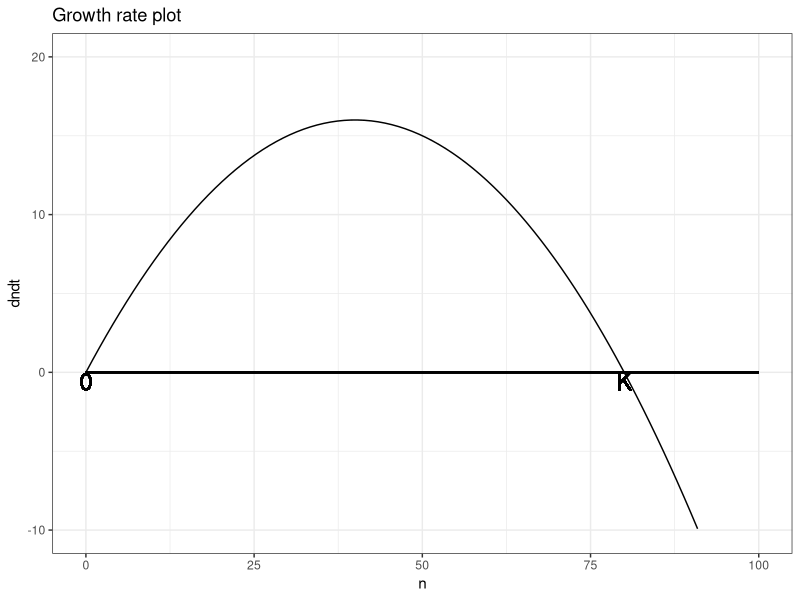
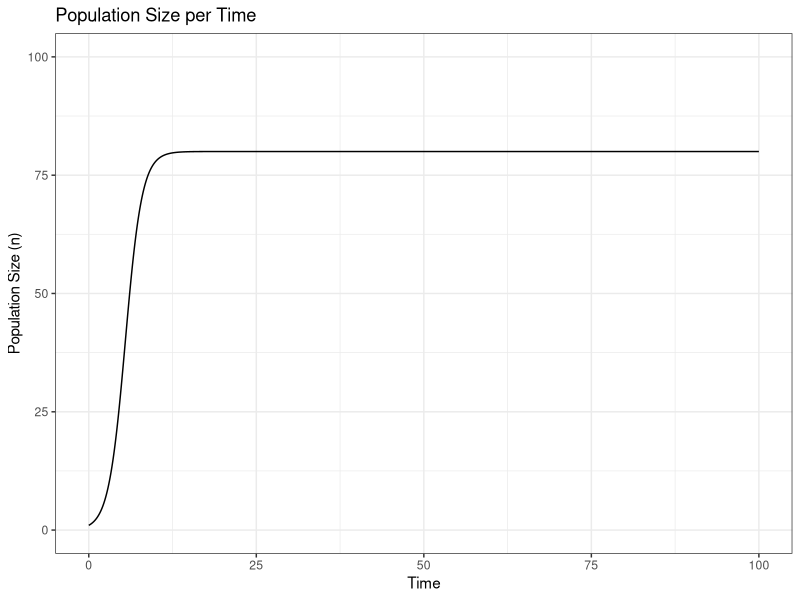

Generate these figures, in order, with R:
## ---- chunk 1
knitr::opts_chunk$set(echo = TRUE)
## ---- chunk 2
library(tidyverse)
library(deSolve)
## ---- chunk 3

# Params
r0 <- 1
K <- 100
n <- seq(0, 100, length.out = 100)
h <- 0.2

# dndt function
dndt <- r0 * n * (1 - n/K) - h * n

# Make it to df
df <- data.frame(n, dndt)

# Plot
df %>% 
  ggplot(aes(x = n, y = dndt)) + 
  geom_line() + 
  geom_segment(aes(x = 0, y = 0, xend = 100, yend = 0)) +
  geom_text(aes(x=80, y=0), label = "K", vjust = 1, size = 6) +
  geom_text(aes(x=0, y=0), label = "0", vjust = 1, size = 6) +
  theme_bw() +
  ylim(-10, 20) +
  labs(title = "Growth rate plot")
## ---- chunk 4

# Function
pop_growth <- function(t, n, P) {
    
  dndt <- P$r0 * n * (1 - n/P$K) - P$h * n
  return(list(dndt))
}

# Params
P <- list(r0 = 1, K = 100, h = 0.2)

# Vector of time points
times <- seq(0, 100, 0.01)

# Initial population size is 1, thus we set y = 1.
res <- ode(y = 1, times = times, func = pop_growth, parms = P)

# Change column names to avoid "1"
colnames(res) <- c("time", "n")

# Plot using ggplot
res %>% 
  as.data.frame() %>% 
  ggplot(aes(x = time, y = n)) +
  ylim(0, 100) +
  geom_line() + 
  theme_bw() +
  labs(title = "Population Size per Time", x = "Time", y = "Population Size (n)")
